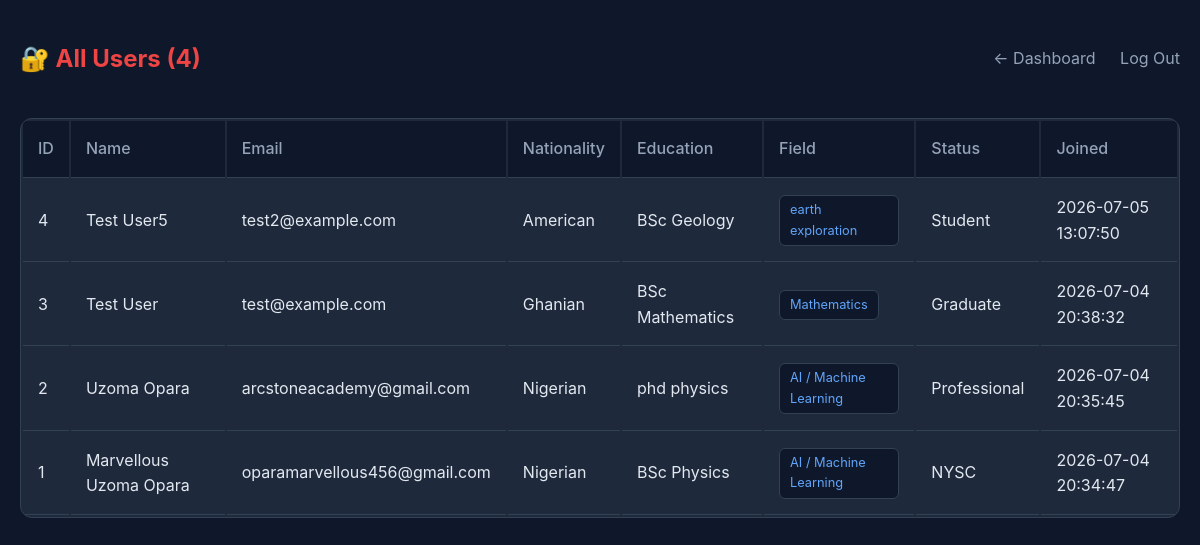
The page /admin/users (signed in) on the database as committed earlier.
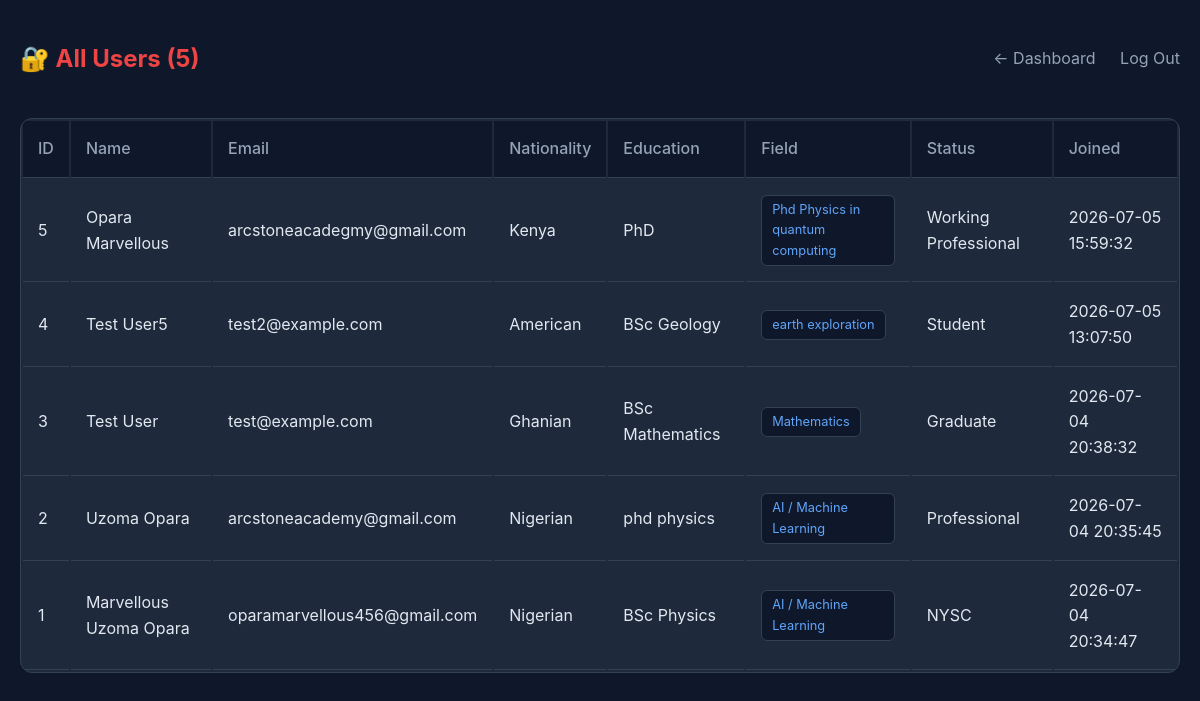
The same page on the database as committed later.
### tables this page shows
CREATE TABLE users (
            id INTEGER PRIMARY KEY AUTOINCREMENT,
            email TEXT UNIQUE NOT NULL,
            password_hash TEXT NOT NULL,
            name TEXT NOT NULL,
            nationality TEXT DEFAULT 'Nigerian',
            education TEXT DEFAULT 'BSc Physics',
            field TEXT DEFAULT 'AI / Machine Learning',
            status TEXT DEFAULT 'NYSC',
            created_at TIMESTAMP DEFAULT CURRENT_TIMESTAMP
        );

### web_app.py (the view)
@app.get("/admin/users", response_class=HTMLResponse)
def admin_users(request: Request, admin: dict = Depends(get_admin_user)):
    if not admin:
        return RedirectResponse(url="/", status_code=302)
    conn = get_db()
    users = conn.execute("SELECT * FROM users ORDER BY created_at DESC").fetchall()
    conn.close()
    return templates.TemplateResponse(
        request=request,
        name="admin_users.html",
        context={"admin": admin, "users": [dict(u) for u in users], "count": len(users)}
    )

### templates/admin_users.html (shortened to what this page needs)
<!DOCTYPE html>
<html lang="en">
<head>
</head>
<body>
    <div class="container">
        <div class="nav">
            <h1>🔐 All Users ({{ count }})</h1>
            <div class="nav-links">
                <a href="/admin">← Dashboard</a>
                <a href="/logout">Log Out</a>
            </div>
        </div>
        <table>
            <thead>
                <tr>
                    <th>ID</th>
                    <th>Name</th>
                    <th>Email</th>
                    <th>Nationality</th>
                    <th>Education</th>
                    <th>Field</th>
                    <th>Status</th>
                    <th>Joined</th>
                </tr>
            </thead>
            <tbody>
                {% for user in users %}
                <tr>
                    <td>{{ user.id }}</td>
                    <td>{{ user.name }}</td>
                    <td>{{ user.email }}</td>
                    <td>{{ user.nationality }}</td>
                    <td>{{ user.education }}</td>
                    <td><span class="badge">{{ user.field }}</span></td>
                    <td>{{ user.status }}</td>
                    <td>{{ user.created_at }}</td>
                </tr>
                {% endfor %}
            </tbody>
        </table>
    </div>
</body>
</html>

### templates/admin_users.html (style rules this page uses)
* { margin: 0; padding: 0; box-sizing: border-box; }
body { font-family: -apple-system, BlinkMacSystemFont, 'Segoe UI', Roboto, sans-serif; background: #0f172a; color: #e2e8f0; line-height: 1.6; }
.container { max-width: 1200px; margin: 0 auto; padding: 40px 20px; }
.nav { display: flex; justify-content: space-between; align-items: center; margin-bottom: 40px; }
.nav h1 { font-size: 1.5rem; color: #ef4444; }
.nav-links a { color: #94a3b8; text-decoration: none; margin-left: 20px; }
table { width: 100%; background: #1e293b; border: 1px solid #334155; border-radius: 12px; overflow: hidden; }
th, td { text-align: left; padding: 15px; border-bottom: 1px solid #334155; }
th { background: #0f172a; color: #94a3b8; font-weight: 500; }
td { color: #e2e8f0; }
.badge { display: inline-block; padding: 4px 10px; border-radius: 6px; font-size: 0.8rem; background: #0f172a; color: #60a5fa; border: 1px solid #334155; }

Rows that differ between the two databases and show on the page:
added users: id "5", name "Opara Marvellous", email "arcstoneacadegmy@gmail.com", nationality "Kenya", education "PhD", field "Phd Physics in quantum computing", status "Working Professional", created_at "2026-07-05 15:59:32"
Other text that changed with them:
{{ count }}: "4" → "5"
